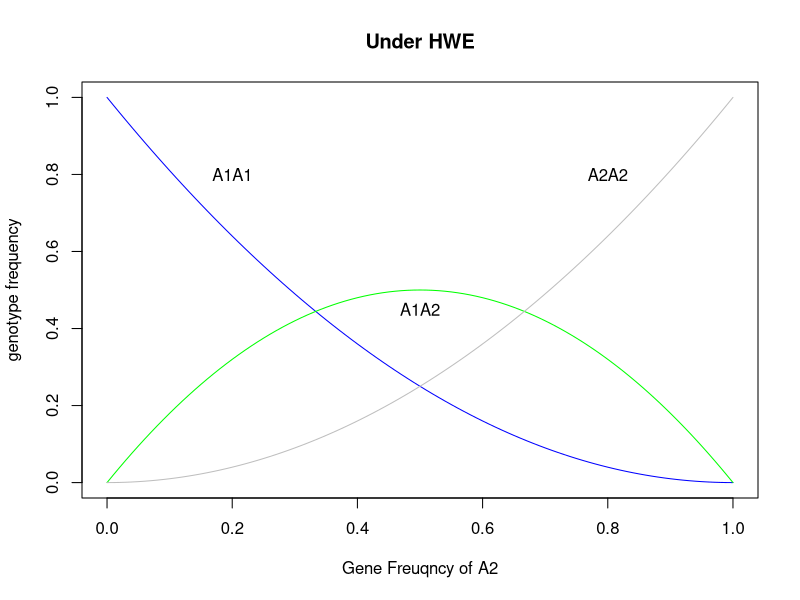
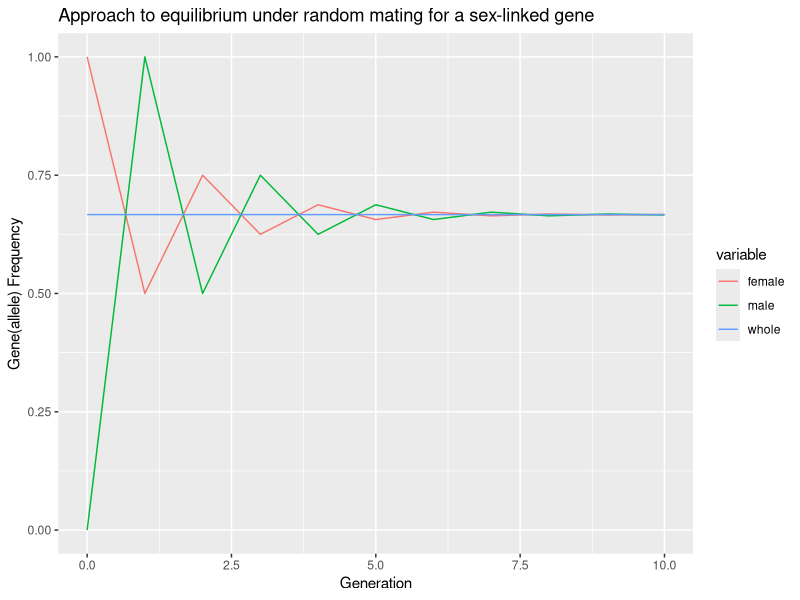
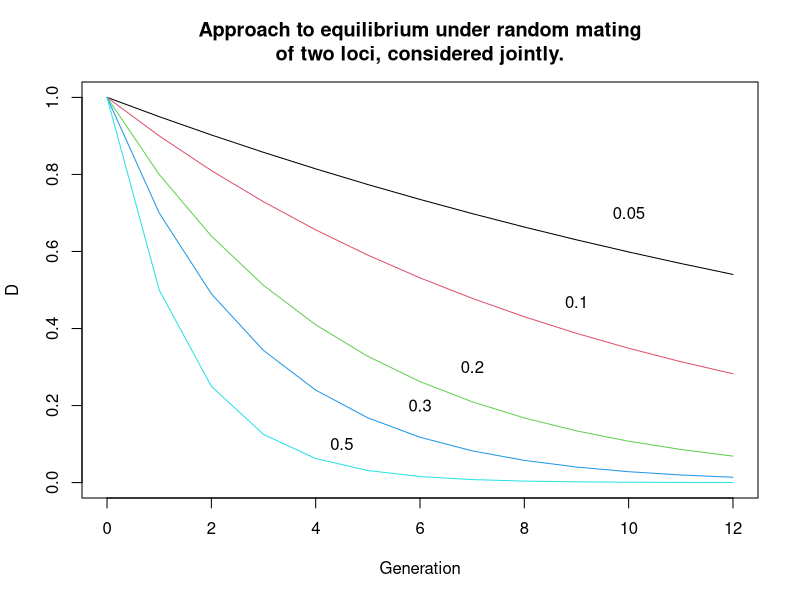

Write R code to recreate these figures, in order.
## ---- chunk 1
p = seq(0,1,0.01)
plot(p, (1-p)^2, ylab = "genotype frequency", xlab="Gene Freuqncy of A2", main="Under HWE",type="l", col="blue")
lines(p, 2*p*(1-p), col="green")
lines(p, p^2, col="grey")
text(0.2,0.8,"A1A1")
text(0.5,0.45,"A1A2")
text(0.8,0.8,"A2A2")
## ---- chunk 2
GetGeneFreq_whole = function(pf, pm){
  ### We assume the number of males and females are equal in the population
  return(2/3*pf + 1/3*pm)
}
GetGeneFreq_sex_next = function(pf,pm){
  pm_next = pf
  pf_next = 1/2*(pm+pf)
  return(c(pf_next, pm_next))
}
data = c()
pf = 1; pm = 0; gene=0
data = rbind(data, data.frame(gene=gene, female=pf, male=pm, whole=GetGeneFreq_whole(pf,pm)))
for(gene in 1:10){
  pfm = GetGeneFreq_sex_next(pf,pm)
  pf = pfm[1]; pm=pfm[2]
  data = rbind(data, data.frame(gene=gene, female=pf, male=pm, whole=GetGeneFreq_whole(pf,pm)))
}
library(ggplot2)
library(reshape2)
data.melt = melt(data, id.vars = "gene")
ggplot(data.melt, aes(x=gene, y=value,colour=variable), group = variable) + geom_line() +
  ggtitle("Approach to equilibrium under random mating for a sex-linked gene") + 
  xlab("Generation") +
  ylab("Gene(allele) Frequency")
## ---- chunk 3
plot(c(0,12),c(0,1),col="white",main="Approach to equilibrium under random mating\nof two loci, considered jointly.",xlab="Generation", ylab="D")
t = 0:12;d0 = 1
lines(t,d0*(1-0.05)^t, col=1);text(10,0.7,"0.05")
lines(t,d0*(1-0.1)^t, col=2);text(9,0.47,"0.1")
lines(t,d0*(1-0.2)^t, col=3);text(7,0.3,"0.2")
lines(t,d0*(1-0.3)^t, col=4);text(6,0.2,"0.3")
lines(t,d0*(1-0.5)^t, col=5);text(4.5,0.1,"0.5")
